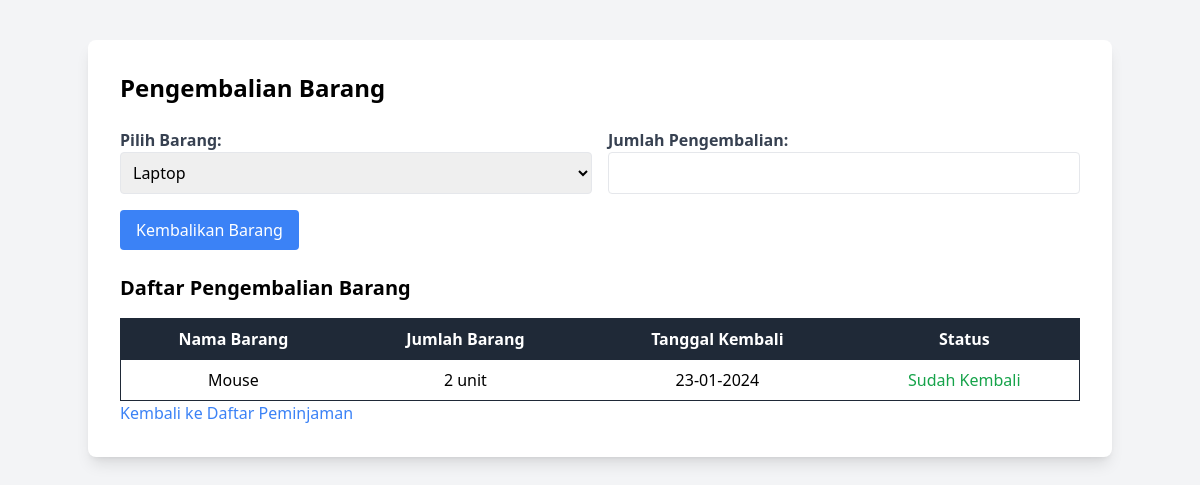
Page /src/View/pengembalian_barang.php on the committed database.
### tables this page shows
CREATE TABLE `pengembalian_barang` (
  `pengembalian_id` int(11) NOT NULL,
  `id_barang` int(11) DEFAULT NULL,
  `jumlah` int(11) DEFAULT NULL,
  `tanggal_kembali` date DEFAULT NULL
);

CREATE TABLE `barang` (
  `id` int(11) NOT NULL,
  `nama` varchar(45) NOT NULL,
  `stok` int(11) NOT NULL,
  `gambar` varchar(250) DEFAULT NULL
);

### src/Controller/BarangController.php (called while the page is built, shortened)
<?php
class BarangController {
    private $database;
    public function __construct(Database $database) {
        $this->database = $database;
    }
    public function getDaftarBarang() {
        $koneksi = $this->database->koneksi;
        $result = $koneksi->query("SELECT * FROM barang");
        $daftarBarang = [];
        while ($row = $result->fetch_assoc()) {
            $barang = new Barang($row['id'], $row['nama'], $row['stok'], $row['gambar']);
            $daftarBarang[] = $barang;
        }
        return $daftarBarang;
    }
}

### src/Model/Barang.php (called while the page is built, shortened)
<?php
class Barang {
    private $id;
    private $nama;
    public function __construct($id, $nama, $stok, $gambar) {
        $this->id = $id;
        $this->nama = $nama;
    }
    public function getId() {
        return $this->id;
    }
    public function getNama() {
        return $this->nama;
    }
}

### src/Controller/PengembalianBarangController.php (called while the page is built, shortened)
<?php
include '../Model/Barang.php';
class PengembalianBarangController {
    private $database;
    public function __construct(Database $database) {
        $this->database = $database;
    }
    public function getDaftarPengembalian() {
        $koneksi = $this->database->koneksi;
        $resultPengembalian = $koneksi->query("SELECT pengembalian_barang.*, barang.nama
                                                FROM pengembalian_barang
                                                JOIN barang ON pengembalian_barang.id_barang = barang.id
                                                ORDER BY pengembalian_barang.tanggal_kembali DESC");
        $daftarPengembalian = [];
        while ($rowPengembalian = $resultPengembalian->fetch_assoc()) {
            $daftarPengembalian[] = $rowPengembalian;
        }
        return $daftarPengembalian;
    }
}

### src/View/pengembalian_barang.php (the view, shortened to what this page needs)
<?php
include '../Controller/Database.php';
include '../Controller/BarangController.php';
include '../Controller/PengembalianBarangController.php';
$database = new Database();
$barangController = new BarangController($database);
$pengembalianController = new PengembalianBarangController($database);
$daftarBarang = $barangController->getDaftarBarang();
$daftarPengembalian = $pengembalianController->getDaftarPengembalian();
?>
<!DOCTYPE html>
<html lang="en">
<head>
    <link href="../output.css" rel="stylesheet">
</head>
<body class="bg-gray-100">
<div class="container mx-auto p-8 mt-10 bg-white rounded-lg shadow-lg">
    <h1 class="text-2xl font-bold mb-6">Pengembalian Barang</h1>
    <form action="pengembalian_barang.php" method="post" class="mb-6">
        <div class="grid grid-cols-1 md:grid-cols-2 gap-4">
            <div>
                <label for="barang" class="block text-gray-700 font-bold">Pilih Barang:</label>
                <select name="barang" id="barang" class="w-full p-2 border rounded">
                    <?php
                    foreach ($daftarBarang as $barang) {
                        echo "<option value=\"{$barang->getId()}\">{$barang->getNama()}</option>";
                    }
                    ?>
                </select>
            </div>
            <div class="mb-4">
                <label for="jumlah" class="block text-gray-700 font-bold">Jumlah Pengembalian:</label>
                <input type="number" name="jumlah" id="jumlah" class="w-full p-2 border rounded">
            </div>
        </div>
        <button type="submit" class="bg-blue-500 text-white px-4 py-2 rounded">Kembalikan Barang</button>
    </form>
    <h2 class="text-xl font-bold mb-4">Daftar Pengembalian Barang</h2>
    <table class="border-collapse border border-gray-800 w-full mx-auto">
        <thead>
            <tr class="bg-gray-800 text-white">
                <th class="p-2 text-center">Nama Barang</th>
                <th class="p-2 text-center">Jumlah Barang</th>
                <th class="p-2 text-center">Tanggal Kembali</th>
                <th class="p-2 text-center">Status</th>
            </tr>
        </thead>
        <tbody>
            <?php
            foreach ($daftarPengembalian as $pengembalian) {
                echo "<tr class=\"border border-gray-800\">";
                $tanggalKembali = date("d-m-Y", strtotime($pengembalian['tanggal_kembali']));
                echo "<td class=\"p-2 text-center\">{$pengembalian['nama']}</td>";
                echo "<td class=\"p-2 text-center\">{$pengembalian['jumlah']} unit</td>";
                echo "<td class=\"p-2 text-center\">{$tanggalKembali}</td>";
                $statusKeterangan = $pengembalian['pengembalian_id'] ? 'Sudah Kembali' : 'Belum Kembali';
                $statusWarna = $pengembalian['pengembalian_id'] ? 'text-green-600' : 'text-red-600';
                echo "<td class=\"p-2 text-center {$statusWarna}\">{$statusKeterangan}</td>";
                echo "</tr>";
            }
            ?>
        </tbody>
    </table>
    <a href="../View/index.php" class="text-blue-500">Kembali ke Daftar Peminjaman</a>
</div>
</body>
</html>

### rows in the picture
pengembalian_barang: id_barang.nama "Mouse", jumlah "2", tanggal_kembali "23-01-2024", pengembalian_id "Sudah Kembali"

### other values in the picture
form field barang "Laptop"
